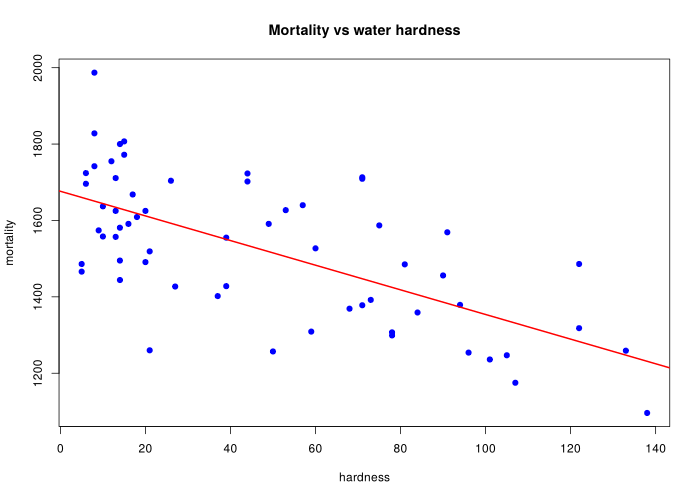

Write the R code that produced this figure.
# Day 2 - Q7: 'water' dataset (HSAUR): linear relation between mortality and hardness; predict at hardness = 88
water <- read.csv("data/water.csv")               # downloaded from the Rdatasets collection (HSAUR::water)
str(water)

cat("\nCorrelation(hardness, mortality) =", round(cor(water$hardness, water$mortality), 4), "\n")

png("day2/output/q07_water_regression.png", 700, 500)
plot(water$hardness, water$mortality, pch = 19, col = "blue", xlab = "hardness", ylab = "mortality",
     main = "Mortality vs water hardness")
fit <- lm(mortality ~ hardness, data = water)
abline(fit, col = "red", lwd = 2)
invisible(dev.off())

print(summary(fit))
pred <- predict(fit, data.frame(hardness = 88))
cat("\nPredicted mortality for hardness = 88 :", round(pred, 2), "\n")
cat("Conclusion: negative linear relationship - harder water goes with lower mortality.\n")
